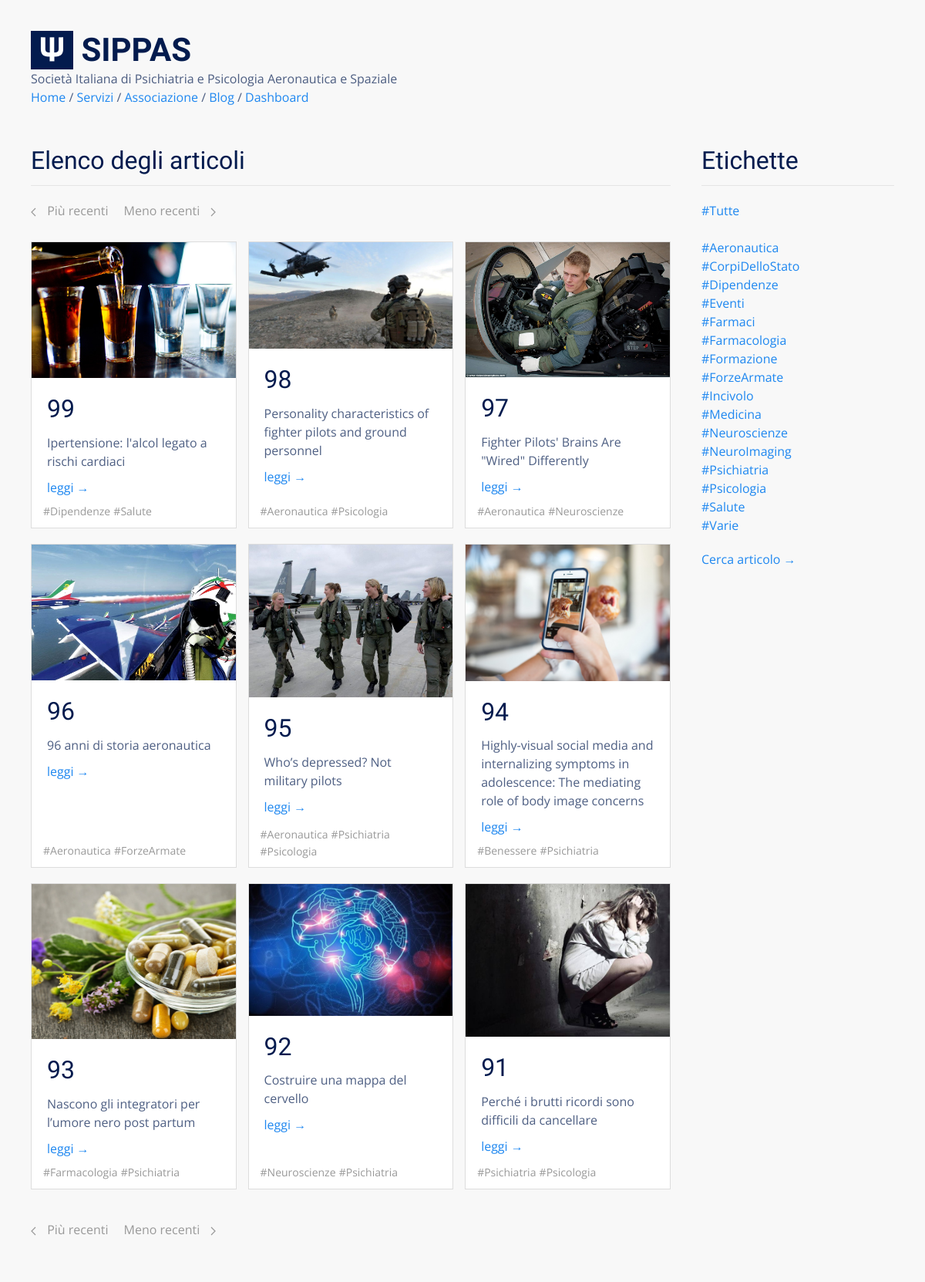
Screenshot of /blog/ with the database file from the repository.
### tables this page shows
CREATE TABLE "posts" (
  "id" integer NOT NULL,
  "title" text,
  "body" TEXT,
  "teaser" text,
  "tags" TEXT,
  "is_sticky" integer,
  "author" text,
  "created_at" TEXT,
  "updated_at" text,
  "published_at" TEXT,
  PRIMARY KEY ("id")
);

### flaskApp/blueprints/blog/routes.py (the view)
@bp_blog.route("/")
@cache.cached()
def posts():
  posts = query_db('SELECT * FROM posts ORDER BY id DESC LIMIT {}'.format(BLOG_PAGE_SIZE))
  return render_template(
    "blog/posts.html",
    posts=posts,
    tags=TAGS,
    pagination="blog/posts_pagination.html"
  )

### flaskApp/db/sqlite.py (called while the page is built)
def get_db():
  if "db" not in g:
    g.db = sqlite3.connect(
      db_path,
      detect_types = sqlite3.PARSE_DECLTYPES,
      isolation_level = "DEFERRED"
    )
    g.db.cursor().execute("PRAGMA journal_mode=WAL")
    g.db.row_factory = sqlite3.Row
  return g.db

def query_db(query, args=(), one = False):
  with closing(get_db().cursor().execute(query, args)) as cur:
    rv = cur.fetchall()
    return (rv[0] if rv else None) if one else rv

### flaskApp/blueprints/blog/templates/blog/posts.html
{% extends 'base.html' %}
{% block content %}
<div class="uk-section">
  <div class="uk-container">
    <div class="uk-grid">
      <div class="uk-width-3-4@s">
        <h2 class="uk-heading-divider">Elenco degli articoli</h2>
        {% if posts %}
          <div class="uk-margin">
            {% include pagination %}
          </div>
          {% include 'blog/posts_list.html' %}
        {% else %}
          <div class="uk-margin">
            Nessun articolo trovato.
          </div>
        {% endif %}
      </div>
      <div class="uk-width-expand">
        <div>
          <h2 class="uk-heading-divider">Etichette</h2>
          {% include 'blog/tags_list.html' %}
        </div>
        <div class="uk-margin">
          <a href="{{ url_for('blog.posts_search') }}">Cerca articolo &rarr;</a>
        </div>
      </div>
    </div>
    {% if posts %}
      <div class="uk-margin">
        {% include pagination %}
      </div>
    {% endif %}
  </div>
</div>
{% endblock %}

### flaskApp/blueprints/blog/templates/blog/posts_list.html
<div class="uk-grid uk-grid-match uk-grid-small">
  {% for p in posts %}
  <div class="uk-width-1-2@s uk-width-1-3@l uk-margin-bottom">
    <div class="uk-card uk-card-default uk-card-small uk-margin">
      {% if p.teaser %}
      <div class="uk-card-media-top">
        <img src="{{ url_for('static', filename='blog/' + p.teaser | replace('#', p.id | string)) }}" />
      </div>
      {% endif %}
      <div class="uk-card-body">
        <h2 class="uk-margin-remove">{{ p.id }}</h2>
        <p class="uk-margin-small">{{ p.title }}</p>
        <div class="uk-margin-bottom">
          <a href="{{ url_for('blog.view_post', id=p.id) }}">leggi &rarr;</a>
        </div>
        <p class="uk-position-small uk-position-bottom" style="bottom: 10px">
          {% for tag in p.tags.split(' ') %} <a class="uk-text-small uk-text-muted"
            href="{{ url_for('blog.posts_tagged', tag=tag) }}">{{ tag }}</a> {% endfor %}
        </p>
      </div>
    </div>
  </div>
  {% endfor %}
</div>

### flaskApp/static/css/main.css (style rules this page uses)
html { font-family: 'Open Sans', sans-serif; font-size: 16px; font-weight: normal; line-height: 1.5; background: #f8f8f8; color: rgba(3,27,78,0.7); }
h1, .uk-h1, h2, .uk-h2, h3, .uk-h3, h4, .uk-h4, h5, .uk-h5, h6, .uk-h6 { font-family: 'Yanone Kaffeesatz', sans-serif; margin: 0 0 20px 0; font-weight: normal; color: #031b4e; text-transform: none; }
.uk-section { padding: 0px; padding-top: 30px; }
.uk-card-default { color: rgba(3,27,78,0.7) !important; box-shadow: none; border: 1px solid #ddd; }

### rows the page displays
posts: teaser+id (picture), id "99", title "Ipertensione: l'alcol legato a rischi cardiaci", tag "#Dipendenze" "#Salute"
posts: teaser+id (picture), id "98", title "Personality characteristics of fighter pilots and ground personnel", tag "#Aeronautica" "#Psicologia"
posts: teaser+id (picture), id "97", title "Fighter Pilots' Brains Are \"Wired\" Differently", tag "#Aeronautica" "#Neuroscienze"
posts: teaser+id (picture), id "96", title "96 anni di storia aeronautica", tag "#Aeronautica" "#ForzeArmate"
posts: teaser+id (picture), id "95", title "Who’s depressed? Not military pilots", tag "#Aeronautica" "#Psichiatria" "#Psicologia"
posts: teaser+id (picture), id "94", title "Highly-visual social media and internalizing symptoms in adolescence: The mediating role of body image concerns", tag "#Benessere" "#Psichiatria"
posts: teaser+id (picture), id "93", title "Nascono gli integratori per l’umore nero post partum", tag "#Farmacologia" "#Psichiatria"
posts: teaser+id (picture), id "92", title "Costruire una mappa del cervello", tag "#Neuroscienze" "#Psichiatria"
posts: teaser+id (picture), id "91", title "Perché i brutti ricordi sono difficili da cancellare", tag "#Psichiatria" "#Psicologia"

### other values shown
{{ t }} "#Aeronautica" "#CorpiDelloStato" "#Dipendenze" "#Eventi" "#Farmaci" "#Farmacologia" "#Formazione" "#ForzeArmate" "#Incivolo" "#Medicina" "#Neuroscienze" "#NeuroImaging" "#Psichiatria" "#Psicologia" "#Salute" "#Varie"
